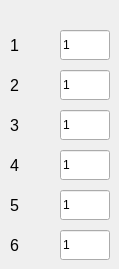
    <widget class="QWidget" name="X0_2">
     <attribute name="title">
      <string>Connected_420</string>
     </attribute>
     <widget class="QLabel" name="label_5">
      <property name="geometry">
       <rect>
        <x>10</x>
        <y>30</y>
        <width>40</width>
        <height>30</height>
       </rect>
      </property>
      <property name="font">
       <font>
        <pointsize>12</pointsize>
       </font>
      </property>
      <property name="text">
       <string>1</string>
      </property>
     </widget>
     <widget class="QLineEdit" name="Connected_420_times_1">
      <property name="geometry">
       <rect>
        <x>60</x>
        <y>30</y>
        <width>50</width>
        <height>30</height>
       </rect>
      </property>
      <property name="text">
       <string>1</string>
      </property>
     </widget>
     <widget class="QLabel" name="label_45">
      <property name="geometry">
       <rect>
        <x>10</x>
        <y>70</y>
        <width>40</width>
        <height>30</height>
       </rect>
      </property>
      <property name="font">
       <font>
        <pointsize>12</pointsize>
       </font>
      </property>
      <property name="text">
       <string>2</string>
      </property>
     </widget>
     <widget class="QLineEdit" name="Connected_420_times_2">
      <property name="geometry">
       <rect>
        <x>60</x>
        <y>70</y>
        <width>50</width>
        <height>30</height>
       </rect>
      </property>
      <property name="text">
       <string>1</string>
      </property>
     </widget>
     <widget class="QLabel" name="label_48">
      <property name="geometry">
       <rect>
        <x>10</x>
        <y>150</y>
        <width>40</width>
        <height>30</height>
       </rect>
      </property>
      <property name="font">
       <font>
        <pointsize>12</pointsize>
       </font>
      </property>
      <property name="text">
       <string>4</string>
      </property>
     </widget>
     <widget class="QLabel" name="label_50">
      <property name="geometry">
       <rect>
        <x>10</x>
        <y>110</y>
        <width>40</width>
        <height>30</height>
       </rect>
      </property>
      <property name="font">
       <font>
        <pointsize>12</pointsize>
       </font>
      </property>
      <property name="text">
       <string>3</string>
      </property>
     </widget>
     <widget class="QLineEdit" name="Connected_420_times_3">
      <property name="geometry">
       <rect>
        <x>60</x>
        <y>110</y>
        <width>50</width>
        <height>30</height>
       </rect>
      </property>
      <property name="text">
       <string>1</string>
      </property>
     </widget>
     <widget class="QLineEdit" name="Connected_420_times_4">
      <property name="geometry">
       <rect>
        <x>60</x>
        <y>150</y>
        <width>50</width>
        <height>30</height>
       </rect>
      </property>
      <property name="text">
       <string>1</string>
      </property>
     </widget>
     <widget class="QLabel" name="label_51">
      <property name="geometry">
       <rect>
        <x>10</x>
        <y>230</y>
        <width>40</width>
        <height>30</height>
       </rect>
      </property>
      <property name="font">
       <font>
        <pointsize>12</pointsize>
       </font>
      </property>
      <property name="text">
       <string>6</string>
      </property>
     </widget>
     <widget class="QLabel" name="label_53">
      <property name="geometry">
       <rect>
        <x>10</x>
        <y>190</y>
        <width>40</width>
        <height>30</height>
       </rect>
      </property>
      <property name="font">
       <font>
        <pointsize>12</pointsize>
       </font>
      </property>
      <property name="text">
       <string>5</string>
      </property>
     </widget>
     <widget class="QLineEdit" name="Connected_420_times_5">
      <property name="geometry">
       <rect>
        <x>60</x>
        <y>190</y>
        <width>50</width>
        <height>30</height>
       </rect>
      </property>
      <property name="text">
       <string>1</string>
      </property>
     </widget>
     <widget class="QLineEdit" name="Connected_420_times_6">
      <property name="geometry">
       <rect>
        <x>60</x>
        <y>230</y>
        <width>50</width>
        <height>30</height>
       </rect>
      </property>
      <property name="text">
       <string>1</string>
      </property>
     </widget>
    </widget>
